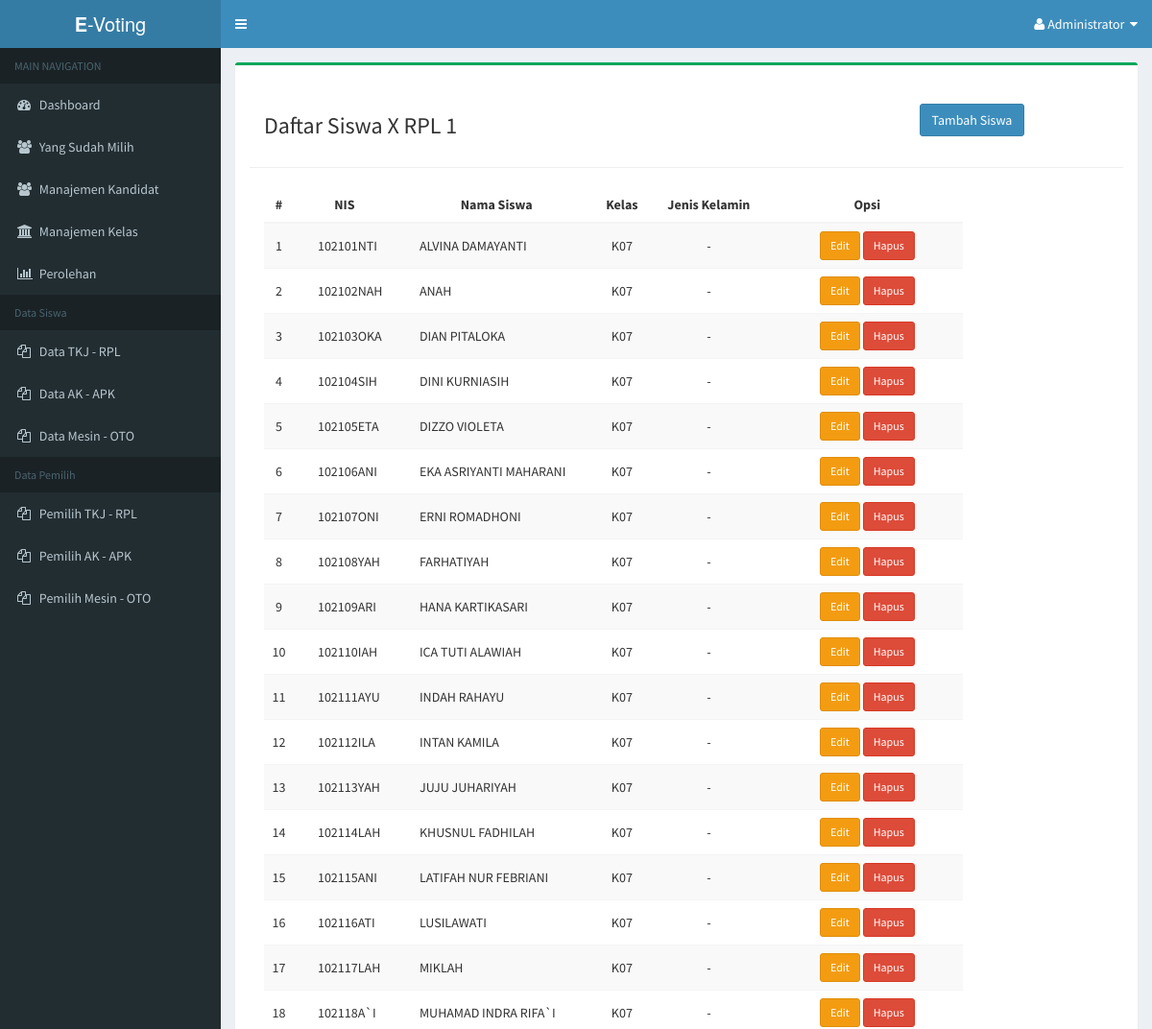
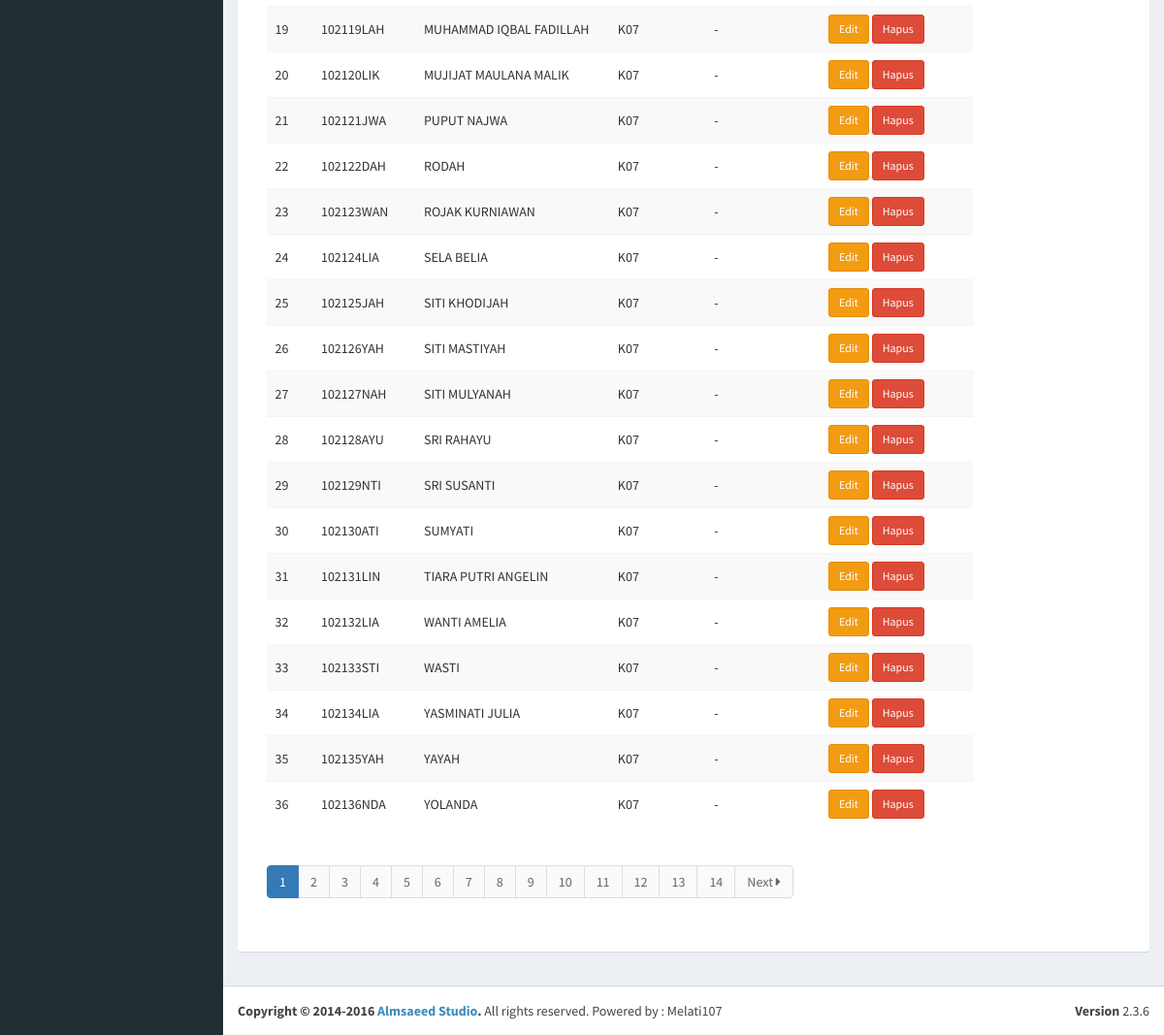
The page /admin/dashboard.php?page=X-RPL-1 (signed in) on the database its author committed (2 pictures, top to bottom).
### tables this page shows
CREATE TABLE IF NOT EXISTS `t_user` (
  `id_user` varchar(10) NOT NULL,
  `fullname` varchar(50) NOT NULL,
  `id_kelas` varchar(3) NOT NULL,
  `jk` enum('L','P') NOT NULL,
  `pemilih` enum('Y','N') NOT NULL DEFAULT 'Y'
);

### admin/siswa-kelas/X-RPL-1.php (the view, shortened to what this page needs)
<div class="row">
   <div class="col-md-9 col-sm-9">
      <h3>Daftar Siswa X RPL 1</h3>
   </div>
   <div class="col-md-3 col-sm-3" style="padding-top:10px;">
      <a class="btn btn-primary" href="?page=user&action=tambah">Tambah Siswa</a>
   </div>
   <hr />
   <div class="col-md-10 col-sm-12">
      <table class="table table-striped table-hover">
            <thead>
                  <tr>
                  <th style="text-align:center;">#</th>
                  <th style="text-align:center;">NIS</th>
                  <th style="text-align:center;">Nama Siswa</th>
                  <th style="text-align:center">Kelas</th>
                  <th width="130px" style="text-align:center;">Jenis Kelamin</th>
                  <th width="200px" style="text-align:center;">Opsi</th>
                  </tr>
            </thead>
            <tbody>
                  <?php
                  require('../include/connection.php');
                  if (isset($_GET['hlm'])) {
                              $hlm = $_GET['hlm'];
                              $no  = (100*$hlm) - 99;
                        } else {
                              $hlm = 1;
                              $no  = 1;
                        }
                  $sql = mysqli_query($con, "SELECT * FROM t_user  WHERE id_kelas='K07' ORDER BY fullname ASC ");
                  if (mysqli_num_rows($sql) > 0) {
                  while($data = mysqli_fetch_array($sql)) {
                        ?>
                        <tr>
                        <td style="text-align:center;vertical-align:middle;">
                              <?php echo $no++; ?>
                        </td>
                        <td style="padding-left:25px;vertical-align:middle;">
                              <?php echo $data['id_user']; ?>
                        </td>
                        <td style="padding-left:25px;vertical-align:middle;">
                              <?php echo $data['fullname']; ?>
                        </td>
                        <td style="text-align:center;vertical-align:middle;">
                              <?php echo $data['id_kelas']; ?>
                        </td>
                        <td style="text-align:center;vertical-align:middle;">
                              -
                        </td>
                        <td style="text-align:center;vertical-align:middle;">
                              <a href="?page=user&action=edit&id=<?php echo $data['id_user']; ?>" class="btn btn-warning btn-sm">
                              Edit
                              </a>
                              <a href="?page=user&action=hapus&id=<?php echo $data['id_user']; ?>" onclick="return confirm('Yakin ingin menghapus user ini ?');" class="btn btn-danger btn-sm">
                              Hapus
                              </a>
                        </td>
                        </tr>
                        <?php
                  }
                  } else {
                  echo "<tr>
                              <td colspan='5' style='text-align:center;'><h4>Belum ada data</h4></td>
                        </tr>";
                  }
                  ?>
            </tbody>
      </table>
      <?php
      echo '<ul class="pagination">';
      ?>
      <?php
         $hitung = mysqli_num_rows(mysqli_query($con, "SELECT * FROM t_user"));
         $total  = ceil($hitung / 100);
         for ($i = 1; $i <= $total ; $i++) {
      ?>
            <li <?php if ($hlm != $i) { echo 'class="waves-effect"'; } else { echo 'class="active"'; } ?>>
               <a href="?page=user&hlm=<?php  echo $i; ?>">
                  <?php  echo $i; ?>
               </a>
            </li>
         <?php
         }
         if ($hlm < $total) {
            $next = $hlm + 1;
         ?>
            <li class="waves-effect">
               <a href="?page=user&hlm=<?php  echo $next; ?>">
                  Next <i class='fa fa-caret-right'></i>
               </a>
            </li>
         <?php
         }
      echo '</ul>';
      ?>
      </div>
</div>

### rows shown on the page
t_user: id_user "102101NTI", fullname "ALVINA DAMAYANTI", id_kelas "K07"
t_user: id_user "102102NAH", fullname "ANAH", id_kelas "K07"
t_user: id_user "102103OKA", fullname "DIAN PITALOKA", id_kelas "K07"
t_user: id_user "102104SIH", fullname "DINI KURNIASIH", id_kelas "K07"
t_user: id_user "102105ETA", fullname "DIZZO VIOLETA", id_kelas "K07"
t_user: id_user "102106ANI", fullname "EKA ASRIYANTI MAHARANI", id_kelas "K07"
t_user: id_user "102107ONI", fullname "ERNI ROMADHONI", id_kelas "K07"
t_user: id_user "102108YAH", fullname "FARHATIYAH", id_kelas "K07"
t_user: id_user "102109ARI", fullname "HANA KARTIKASARI", id_kelas "K07"
t_user: id_user "102110IAH", fullname "ICA TUTI ALAWIAH", id_kelas "K07"
t_user: id_user "102111AYU", fullname "INDAH RAHAYU", id_kelas "K07"
t_user: id_user "102112ILA", fullname "INTAN KAMILA", id_kelas "K07"
t_user: id_user "102113YAH", fullname "JUJU JUHARIYAH", id_kelas "K07"
t_user: id_user "102114LAH", fullname "KHUSNUL FADHILAH", id_kelas "K07"
t_user: id_user "102115ANI", fullname "LATIFAH NUR FEBRIANI", id_kelas "K07"
t_user: id_user "102116ATI", fullname "LUSILAWATI", id_kelas "K07"
t_user: id_user "102117LAH", fullname "MIKLAH", id_kelas "K07"
t_user: id_user "102118A`I", fullname "MUHAMAD INDRA RIFA`I", id_kelas "K07"
t_user: id_user "102119LAH", fullname "MUHAMMAD IQBAL FADILLAH", id_kelas "K07"
t_user: id_user "102120LIK", fullname "MUJIJAT MAULANA MALIK", id_kelas "K07"
t_user: id_user "102121JWA", fullname "PUPUT NAJWA", id_kelas "K07"
t_user: id_user "102122DAH", fullname "RODAH", id_kelas "K07"
t_user: id_user "102123WAN", fullname "ROJAK KURNIAWAN", id_kelas "K07"
t_user: id_user "102124LIA", fullname "SELA BELIA", id_kelas "K07"
t_user: id_user "102125JAH", fullname "SITI KHODIJAH", id_kelas "K07"
t_user: id_user "102126YAH", fullname "SITI MASTIYAH", id_kelas "K07"
t_user: id_user "102127NAH", fullname "SITI MULYANAH", id_kelas "K07"
t_user: id_user "102128AYU", fullname "SRI RAHAYU", id_kelas "K07"
t_user: id_user "102129NTI", fullname "SRI SUSANTI", id_kelas "K07"
t_user: id_user "102130ATI", fullname "SUMYATI", id_kelas "K07"
t_user: id_user "102131LIN", fullname "TIARA PUTRI ANGELIN", id_kelas "K07"
t_user: id_user "102132LIA", fullname "WANTI AMELIA", id_kelas "K07"
t_user: id_user "102133STI", fullname "WASTI", id_kelas "K07"
t_user: id_user "102134LIA", fullname "YASMINATI JULIA", id_kelas "K07"
t_user: id_user "102135YAH", fullname "YAYAH", id_kelas "K07"
t_user: id_user "102136NDA", fullname "YOLANDA", id_kelas "K07"
